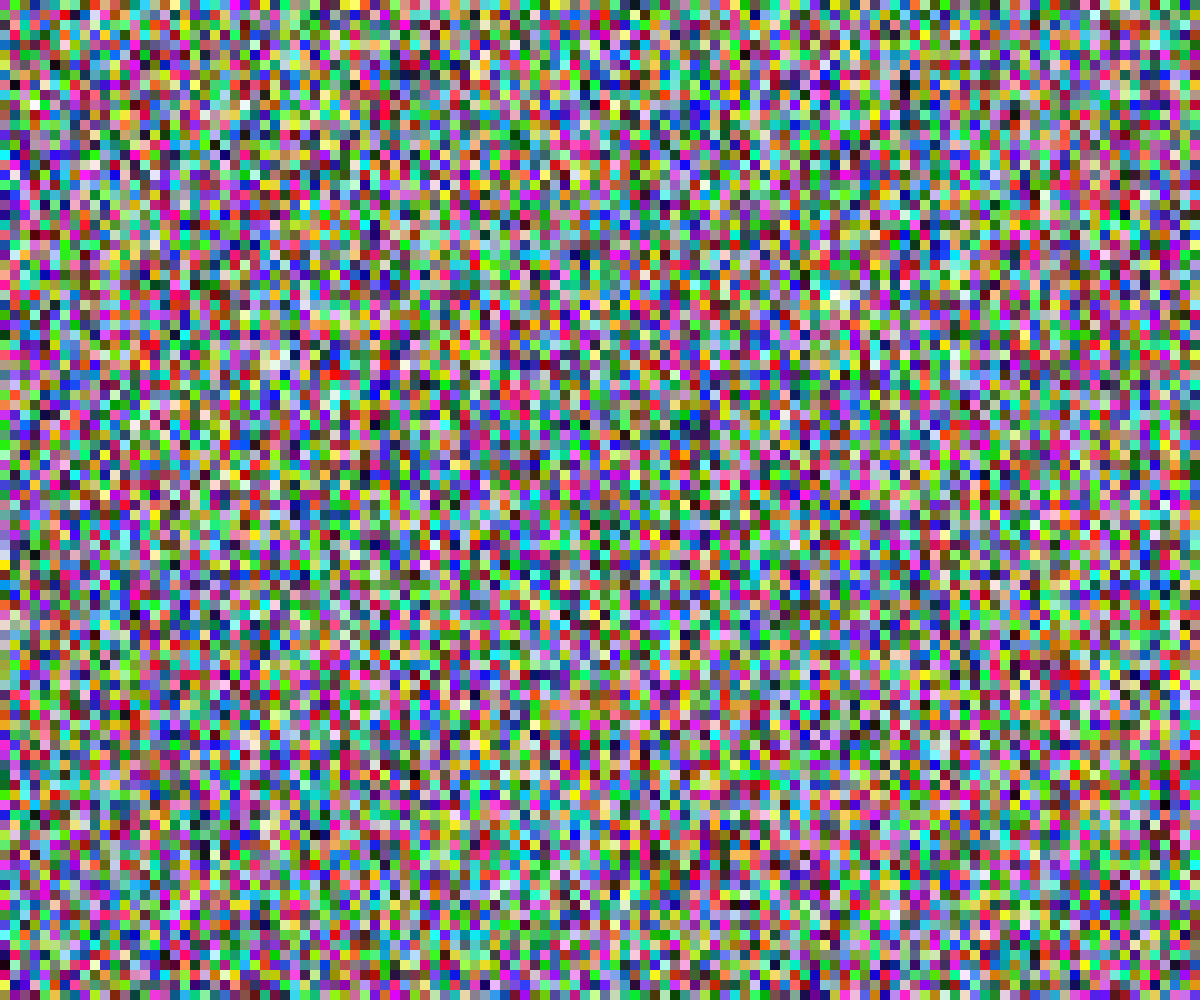
Frame 1 (no input)
Frame 60 (no input): identical to frame 1, image omitted
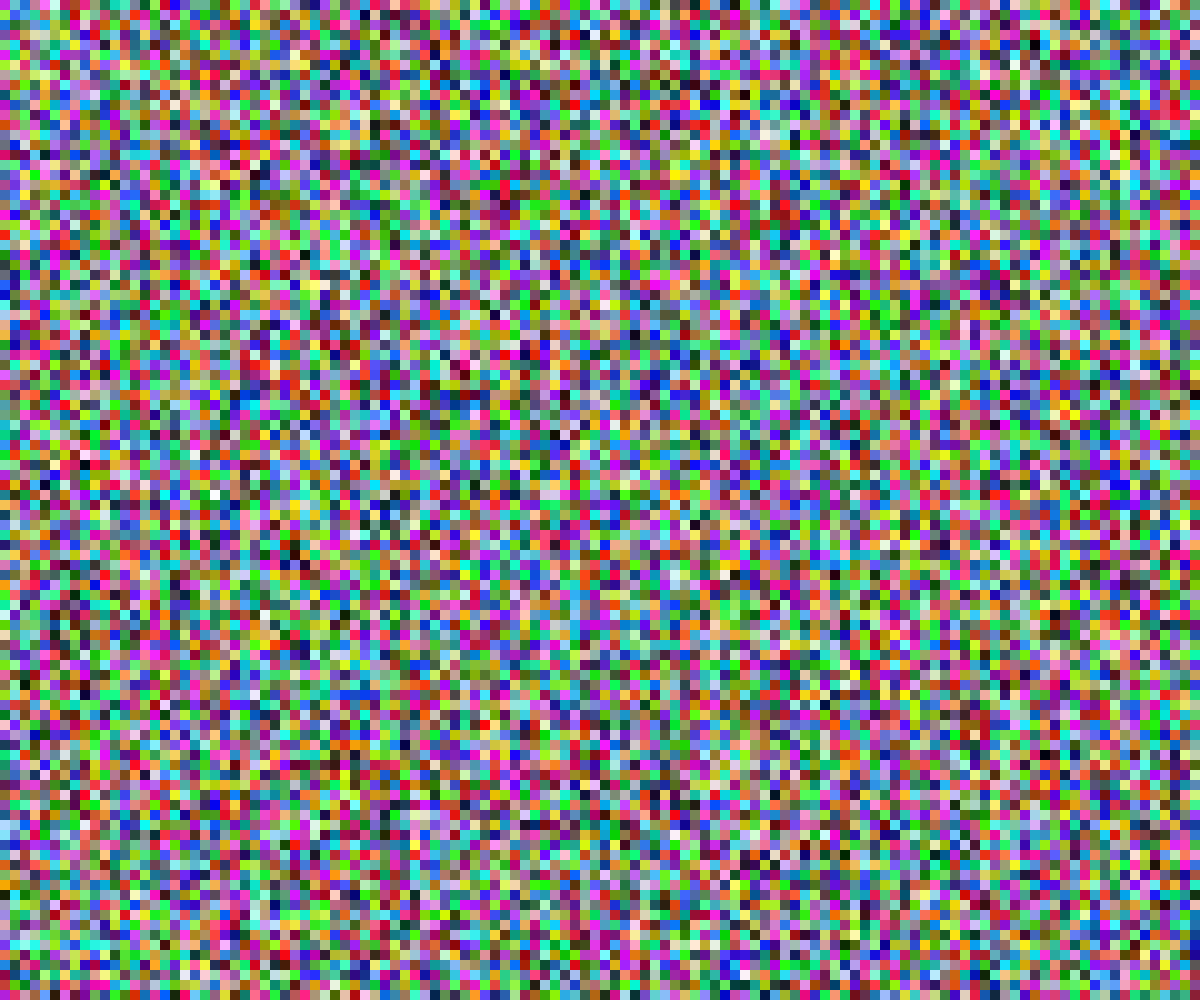
Frame 120 (the mouse pressed at the canvas centre since frame 60)

The p5.js sketch that drew these frames (run headless with seeded random() and noise() and a simulated clock; from frame 60 on, the mouse is pressed at the canvas centre):

// p5.js sketch
// ── sketch.js
// make grid of squares the size of the window with random colors

function setup() {
  createCanvas(windowWidth, windowHeight);
  background(0);
  noStroke();
  for (var i = 0; i < width; i += 10) {
    for (var j = 0; j < height; j += 10) {
      fill(random(255), random(255), random(255));
      rect(i, j, 10, 10);
    }
  }
}

//create button to refresh page
function draw() {
  if (mouseIsPressed) {
    background(0);
    noStroke();
    for (var i = 0; i < width; i += 10) {
      for (var j = 0; j < height; j += 10) {
        fill(random(255), random(255), random(255));
        rect(i, j, 10, 10);
      }
    }
  }
}
// ── style.css
html, body {
  margin: 0;
  padding: 0;
  overflow: hidden;
  position: absolute;
  top: 50%;
  left: 50%;
  transform: translate(-50%, -50%);
}

canvas {
  display: block;
}
